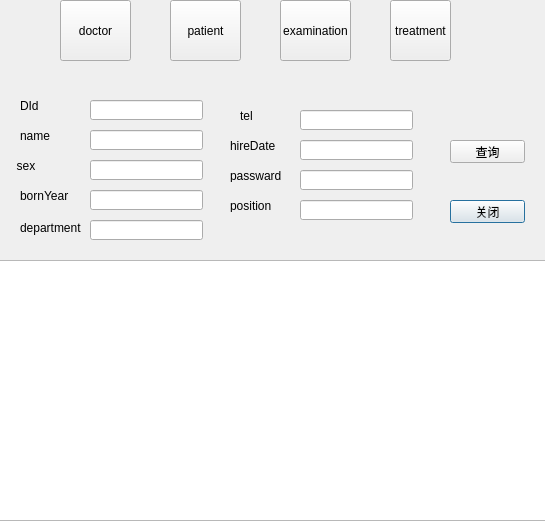
<?xml version="1.0" encoding="UTF-8"?>
<ui version="4.0">
 <class>SearchView</class>
 <widget class="QDialog" name="SearchView">
  <property name="geometry">
   <rect>
    <x>0</x>
    <y>0</y>
    <width>545</width>
    <height>521</height>
   </rect>
  </property>
  <property name="windowTitle">
   <string>Dialog</string>
  </property>
  <property name="styleSheet">
   <string notr="true"/>
  </property>
  <widget class="QStackedWidget" name="stackedWidget">
   <property name="geometry">
    <rect>
     <x>0</x>
     <y>80</y>
     <width>551</width>
     <height>181</height>
    </rect>
   </property>
   <property name="styleSheet">
    <string notr="true"/>
   </property>
   <property name="currentIndex">
    <number>0</number>
   </property>
   <widget class="QWidget" name="page">
    <widget class="QLabel" name="label">
     <property name="geometry">
      <rect>
       <x>20</x>
       <y>20</y>
       <width>54</width>
       <height>12</height>
      </rect>
     </property>
     <property name="text">
      <string>DId</string>
     </property>
    </widget>
    <widget class="QLabel" name="label_2">
     <property name="geometry">
      <rect>
       <x>20</x>
       <y>50</y>
       <width>54</width>
       <height>12</height>
      </rect>
     </property>
     <property name="text">
      <string>name</string>
     </property>
    </widget>
    <widget class="QLabel" name="label_3">
     <property name="geometry">
      <rect>
       <x>10</x>
       <y>80</y>
       <width>54</width>
       <height>12</height>
      </rect>
     </property>
     <property name="text">
      <string>  sex</string>
     </property>
    </widget>
    <widget class="QLabel" name="label_4">
     <property name="geometry">
      <rect>
       <x>20</x>
       <y>110</y>
       <width>54</width>
       <height>12</height>
      </rect>
     </property>
     <property name="text">
      <string>bornYear</string>
     </property>
    </widget>
    <widget class="QLineEdit" name="lineEdit_DId">
     <property name="geometry">
      <rect>
       <x>90</x>
       <y>20</y>
       <width>113</width>
       <height>20</height>
      </rect>
     </property>
    </widget>
    <widget class="QLineEdit" name="lineEdit_name">
     <property name="geometry">
      <rect>
       <x>90</x>
       <y>50</y>
       <width>113</width>
       <height>20</height>
      </rect>
     </property>
    </widget>
    <widget class="QLineEdit" name="lineEdit_sex">
     <property name="geometry">
      <rect>
       <x>90</x>
       <y>80</y>
       <width>113</width>
       <height>20</height>
      </rect>
     </property>
    </widget>
    <widget class="QLineEdit" name="lineEdit_bornYear">
     <property name="geometry">
      <rect>
       <x>90</x>
       <y>110</y>
       <width>113</width>
       <height>20</height>
      </rect>
     </property>
    </widget>
    <widget class="QLineEdit" name="lineEdit_department">
     <property name="geometry">
      <rect>
       <x>90</x>
       <y>140</y>
       <width>113</width>
       <height>20</height>
      </rect>
     </property>
    </widget>
    <widget class="QLabel" name="label_5">
     <property name="geometry">
      <rect>
       <x>20</x>
       <y>140</y>
       <width>61</width>
       <height>16</height>
      </rect>
     </property>
     <property name="text">
      <string>department</string>
     </property>
    </widget>
    <widget class="QLabel" name="label_6">
     <property name="geometry">
      <rect>
       <x>240</x>
       <y>30</y>
       <width>54</width>
       <height>12</height>
      </rect>
     </property>
     <property name="text">
      <string>tel</string>
     </property>
    </widget>
    <widget class="QLabel" name="label_7">
     <property name="geometry">
      <rect>
       <x>230</x>
       <y>60</y>
       <width>54</width>
       <height>12</height>
      </rect>
     </property>
     <property name="text">
      <string>hireDate</string>
     </property>
    </widget>
    <widget class="QLabel" name="label_8">
     <property name="geometry">
      <rect>
       <x>230</x>
       <y>90</y>
       <width>54</width>
       <height>12</height>
      </rect>
     </property>
     <property name="text">
      <string>passward</string>
     </property>
    </widget>
    <widget class="QLabel" name="label_9">
     <property name="geometry">
      <rect>
       <x>230</x>
       <y>120</y>
       <width>54</width>
       <height>12</height>
      </rect>
     </property>
     <property name="text">
      <string>position</string>
     </property>
    </widget>
    <widget class="QLineEdit" name="lineEdit_position">
     <property name="geometry">
      <rect>
       <x>300</x>
       <y>120</y>
       <width>113</width>
       <height>20</height>
      </rect>
     </property>
    </widget>
    <widget class="QLineEdit" name="lineEdit_passward">
     <property name="geometry">
      <rect>
       <x>300</x>
       <y>90</y>
       <width>113</width>
       <height>20</height>
      </rect>
     </property>
    </widget>
    <widget class="QLineEdit" name="lineEdit_hireDate">
     <property name="geometry">
      <rect>
       <x>300</x>
       <y>60</y>
       <width>113</width>
       <height>20</height>
      </rect>
     </property>
    </widget>
    <widget class="QLineEdit" name="lineEdit_tel">
     <property name="geometry">
      <rect>
       <x>300</x>
       <y>30</y>
       <width>113</width>
       <height>20</height>
      </rect>
     </property>
    </widget>
    <widget class="QPushButton" name="pushButton_2">
     <property name="geometry">
      <rect>
       <x>450</x>
       <y>120</y>
       <width>75</width>
       <height>23</height>
      </rect>
     </property>
     <property name="text">
      <string>关闭</string>
     </property>
    </widget>
    <widget class="QPushButton" name="pushButton">
     <property name="geometry">
      <rect>
       <x>450</x>
       <y>60</y>
       <width>75</width>
       <height>23</height>
      </rect>
     </property>
     <property name="text">
      <string>查询</string>
     </property>
    </widget>
   </widget>
   <widget class="QWidget" name="page_4">
    <widget class="QLabel" name="label_21">
     <property name="geometry">
      <rect>
       <x>30</x>
       <y>20</y>
       <width>54</width>
       <height>12</height>
      </rect>
     </property>
     <property name="text">
      <string>DId</string>
     </property>
    </widget>
    <widget class="QLabel" name="label_22">
     <property name="geometry">
      <rect>
       <x>30</x>
       <y>60</y>
       <width>54</width>
       <height>20</height>
      </rect>
     </property>
     <property name="text">
      <string>PId</string>
     </property>
    </widget>
    <widget class="QLabel" name="label_23">
     <property name="geometry">
      <rect>
       <x>20</x>
       <y>100</y>
       <width>71</width>
       <height>16</height>
      </rect>
     </property>
     <property name="text">
      <string>disesseName</string>
     </property>
    </widget>
    <widget class="QLabel" name="label_24">
     <property name="geometry">
      <rect>
       <x>250</x>
       <y>20</y>
       <width>71</width>
       <height>16</height>
      </rect>
     </property>
     <property name="text">
      <string>description</string>
     </property>
    </widget>
    <widget class="QLabel" name="label_25">
     <property name="geometry">
      <rect>
       <x>250</x>
       <y>60</y>
       <width>81</width>
       <height>16</height>
      </rect>
     </property>
     <property name="text">
      <string>prescription</string>
     </property>
    </widget>
    <widget class="QLabel" name="label_26">
     <property name="geometry">
      <rect>
       <x>250</x>
       <y>100</y>
       <width>54</width>
       <height>12</height>
      </rect>
     </property>
     <property name="text">
      <string>date</string>
     </property>
    </widget>
    <widget class="QLineEdit" name="lineEdit_did">
     <property name="geometry">
      <rect>
       <x>110</x>
       <y>20</y>
       <width>113</width>
       <height>20</height>
      </rect>
     </property>
    </widget>
    <widget class="QLineEdit" name="lineEdit_pid">
     <property name="geometry">
      <rect>
       <x>110</x>
       <y>60</y>
       <width>113</width>
       <height>20</height>
      </rect>
     </property>
    </widget>
    <widget class="QLineEdit" name="lineEdit_diseaseName">
     <property name="geometry">
      <rect>
       <x>110</x>
       <y>100</y>
       <width>113</width>
       <height>20</height>
      </rect>
     </property>
    </widget>
    <widget class="QLineEdit" name="lineEdit_description">
     <property name="geometry">
      <rect>
       <x>350</x>
       <y>20</y>
       <width>113</width>
       <height>20</height>
      </rect>
     </property>
    </widget>
    <widget class="QLineEdit" name="lineEdit_prescription">
     <property name="geometry">
      <rect>
       <x>350</x>
       <y>60</y>
       <width>113</width>
       <height>20</height>
      </rect>
     </property>
    </widget>
    <widget class="QLineEdit" name="lineEdit_date">
     <property name="geometry">
      <rect>
       <x>350</x>
       <y>100</y>
       <width>113</width>
       <height>20</height>
      </rect>
     </property>
    </widget>
    <widget class="QPushButton" name="pushButton_7">
     <property name="geometry">
      <rect>
       <x>130</x>
       <y>140</y>
       <width>75</width>
       <height>23</height>
      </rect>
     </property>
     <property name="text">
      <string>查询</string>
     </property>
    </widget>
    <widget class="QPushButton" name="pushButton_8">
     <property name="geometry">
      <rect>
       <x>270</x>
       <y>140</y>
       <width>75</width>
       <height>23</height>
      </rect>
     </property>
     <property name="text">
      <string>关闭</string>
     </property>
    </widget>
   </widget>
   <widget class="QWidget" name="page_2">
    <widget class="QLabel" name="label_10">
     <property name="geometry">
      <rect>
       <x>40</x>
       <y>30</y>
       <width>54</width>
       <height>12</height>
      </rect>
     </property>
     <property name="text">
      <string>pid</string>
     </property>
    </widget>
    <widget class="QLabel" name="label_11">
     <property name="geometry">
      <rect>
       <x>40</x>
       <y>70</y>
       <width>54</width>
       <height>12</height>
      </rect>
     </property>
     <property name="text">
      <string>name</string>
     </property>
    </widget>
    <widget class="QLabel" name="label_12">
     <property name="geometry">
      <rect>
       <x>40</x>
       <y>110</y>
       <width>54</width>
       <height>12</height>
      </rect>
     </property>
     <property name="text">
      <string>tel</string>
     </property>
    </widget>
    <widget class="QLabel" name="label_13">
     <property name="geometry">
      <rect>
       <x>240</x>
       <y>30</y>
       <width>54</width>
       <height>12</height>
      </rect>
     </property>
     <property name="text">
      <string>bornYear</string>
     </property>
    </widget>
    <widget class="QLabel" name="label_14">
     <property name="geometry">
      <rect>
       <x>240</x>
       <y>70</y>
       <width>54</width>
       <height>12</height>
      </rect>
     </property>
     <property name="text">
      <string>passward</string>
     </property>
    </widget>
    <widget class="QLabel" name="label_15">
     <property name="geometry">
      <rect>
       <x>240</x>
       <y>110</y>
       <width>54</width>
       <height>12</height>
      </rect>
     </property>
     <property name="text">
      <string>sex</string>
     </property>
    </widget>
    <widget class="QLineEdit" name="lineEdit_PID">
     <property name="geometry">
      <rect>
       <x>110</x>
       <y>30</y>
       <width>113</width>
       <height>20</height>
      </rect>
     </property>
    </widget>
    <widget class="QLineEdit" name="lineEdit_NAME">
     <property name="geometry">
      <rect>
       <x>110</x>
       <y>70</y>
       <width>113</width>
       <height>20</height>
      </rect>
     </property>
    </widget>
    <widget class="QLineEdit" name="lineEdit_TEL">
     <property name="geometry">
      <rect>
       <x>110</x>
       <y>110</y>
       <width>113</width>
       <height>20</height>
      </rect>
     </property>
    </widget>
    <widget class="QLineEdit" name="lineEdit_BORNYEAR">
     <property name="geometry">
      <rect>
       <x>300</x>
       <y>30</y>
       <width>113</width>
       <height>20</height>
      </rect>
     </property>
    </widget>
    <widget class="QLineEdit" name="lineEdit_PASSWARD">
     <property name="geometry">
      <rect>
       <x>300</x>
       <y>70</y>
       <width>113</width>
       <height>20</height>
      </rect>
     </property>
    </widget>
    <widget class="QLineEdit" name="lineEdit_SEX">
     <property name="geometry">
      <rect>
       <x>300</x>
       <y>110</y>
       <width>113</width>
       <height>20</height>
      </rect>
     </property>
    </widget>
    <widget class="QPushButton" name="pushButton_3">
     <property name="geometry">
      <rect>
       <x>450</x>
       <y>50</y>
       <width>75</width>
       <height>23</height>
      </rect>
     </property>
     <property name="text">
      <string>查询</string>
     </property>
    </widget>
    <widget class="QPushButton" name="pushButton_4">
     <property name="geometry">
      <rect>
       <x>450</x>
       <y>100</y>
       <width>75</width>
       <height>23</height>
      </rect>
     </property>
     <property name="text">
      <string>关闭</string>
     </property>
    </widget>
   </widget>
   <widget class="QWidget" name="page_3">
    <widget class="QLabel" name="label_16">
     <property name="geometry">
      <rect>
       <x>40</x>
       <y>30</y>
       <width>54</width>
       <height>12</height>
      </rect>
     </property>
     <property name="text">
      <string>DId</string>
     </property>
    </widget>
    <widget class="QLabel" name="label_17">
     <property name="geometry">
      <rect>
       <x>40</x>
       <y>70</y>
       <width>51</width>
       <height>20</height>
      </rect>
     </property>
     <property name="text">
      <string>PId</string>
     </property>
    </widget>
    <widget class="QLabel" name="label_18">
     <property name="geometry">
      <rect>
       <x>40</x>
       <y>110</y>
       <width>54</width>
       <height>20</height>
      </rect>
     </property>
     <property name="text">
      <string>VId</string>
     </property>
    </widget>
    <widget class="QLabel" name="label_19">
     <property name="geometry">
      <rect>
       <x>320</x>
       <y>30</y>
       <width>54</width>
       <height>12</height>
      </rect>
     </property>
     <property name="text">
      <string>value</string>
     </property>
    </widget>
    <widget class="QLabel" name="label_20">
     <property name="geometry">
      <rect>
       <x>320</x>
       <y>70</y>
       <width>54</width>
       <height>12</height>
      </rect>
     </property>
     <property name="text">
      <string>date</string>
     </property>
    </widget>
    <widget class="QLineEdit" name="lineEdit_diD">
     <property name="geometry">
      <rect>
       <x>110</x>
       <y>30</y>
       <width>113</width>
       <height>20</height>
      </rect>
     </property>
    </widget>
    <widget class="QLineEdit" name="lineEdit_piD">
     <property name="geometry">
      <rect>
       <x>110</x>
       <y>70</y>
       <width>113</width>
       <height>20</height>
      </rect>
     </property>
    </widget>
    <widget class="QLineEdit" name="lineEdit_viD">
     <property name="geometry">
      <rect>
       <x>110</x>
       <y>110</y>
       <width>113</width>
       <height>20</height>
      </rect>
     </property>
    </widget>
    <widget class="QLineEdit" name="lineEdit_valuE">
     <property name="geometry">
      <rect>
       <x>370</x>
       <y>30</y>
       <width>113</width>
       <height>20</height>
      </rect>
     </property>
    </widget>
    <widget class="QLineEdit" name="lineEdit_datE">
     <property name="geometry">
      <rect>
       <x>370</x>
       <y>70</y>
       <width>113</width>
       <height>20</height>
      </rect>
     </property>
    </widget>
    <widget class="QPushButton" name="pushButton_5">
     <property name="geometry">
      <rect>
       <x>320</x>
       <y>110</y>
       <width>75</width>
       <height>23</height>
      </rect>
     </property>
     <property name="text">
      <string>查询</string>
     </property>
    </widget>
    <widget class="QPushButton" name="pushButton_6">
     <property name="geometry">
      <rect>
       <x>420</x>
       <y>110</y>
       <width>75</width>
       <height>23</height>
      </rect>
     </property>
     <property name="text">
      <string>关闭</string>
     </property>
    </widget>
   </widget>
  </widget>
  <widget class="QToolButton" name="DoctortoolButton">
   <property name="geometry">
    <rect>
     <x>60</x>
     <y>0</y>
     <width>71</width>
     <height>61</height>
    </rect>
   </property>
   <property name="mouseTracking">
    <bool>false</bool>
   </property>
   <property name="styleSheet">
    <string notr="true"/>
   </property>
   <property name="text">
    <string>doctor</string>
   </property>
   <property name="iconSize">
    <size>
     <width>50</width>
     <height>40</height>
    </size>
   </property>
   <property name="toolButtonStyle">
    <enum>Qt::ToolButtonTextUnderIcon</enum>
   </property>
  </widget>
  <widget class="QToolButton" name="PatienttoolButton">
   <property name="geometry">
    <rect>
     <x>170</x>
     <y>0</y>
     <width>71</width>
     <height>61</height>
    </rect>
   </property>
   <property name="text">
    <string>patient</string>
   </property>
   <property name="iconSize">
    <size>
     <width>50</width>
     <height>40</height>
    </size>
   </property>
   <property name="toolButtonStyle">
    <enum>Qt::ToolButtonTextUnderIcon</enum>
   </property>
  </widget>
  <widget class="QToolButton" name="ExaminationtoolButton">
   <property name="geometry">
    <rect>
     <x>280</x>
     <y>0</y>
     <width>71</width>
     <height>61</height>
    </rect>
   </property>
   <property name="text">
    <string>examination</string>
   </property>
   <property name="iconSize">
    <size>
     <width>50</width>
     <height>42</height>
    </size>
   </property>
   <property name="toolButtonStyle">
    <enum>Qt::ToolButtonTextUnderIcon</enum>
   </property>
  </widget>
  <widget class="QToolButton" name="TreatmenttoolButton">
   <property name="geometry">
    <rect>
     <x>390</x>
     <y>0</y>
     <width>61</width>
     <height>61</height>
    </rect>
   </property>
   <property name="text">
    <string>treatment</string>
   </property>
   <property name="iconSize">
    <size>
     <width>50</width>
     <height>40</height>
    </size>
   </property>
   <property name="toolButtonStyle">
    <enum>Qt::ToolButtonTextUnderIcon</enum>
   </property>
  </widget>
  <widget class="QTableView" name="tableView">
   <property name="geometry">
    <rect>
     <x>-5</x>
     <y>260</y>
     <width>551</width>
     <height>261</height>
    </rect>
   </property>
  </widget>
 </widget>
 <resources/>
 <connections>
  <connection>
   <sender>pushButton_2</sender>
   <signal>clicked()</signal>
   <receiver>SearchView</receiver>
   <slot>close()</slot>
   <hints>
    <hint type="sourcelabel">
     <x>317</x>
     <y>111</y>
    </hint>
    <hint type="destinationlabel">
     <x>199</x>
     <y>149</y>
    </hint>
   </hints>
  </connection>
  <connection>
   <sender>pushButton_4</sender>
   <signal>clicked()</signal>
   <receiver>SearchView</receiver>
   <slot>close()</slot>
   <hints>
    <hint type="sourcelabel">
     <x>477</x>
     <y>181</y>
    </hint>
    <hint type="destinationlabel">
     <x>272</x>
     <y>260</y>
    </hint>
   </hints>
  </connection>
  <connection>
   <sender>pushButton_6</sender>
   <signal>clicked()</signal>
   <receiver>SearchView</receiver>
   <slot>close()</slot>
   <hints>
    <hint type="sourcelabel">
     <x>457</x>
     <y>201</y>
    </hint>
    <hint type="destinationlabel">
     <x>272</x>
     <y>260</y>
    </hint>
   </hints>
  </connection>
  <connection>
   <sender>pushButton_8</sender>
   <signal>clicked()</signal>
   <receiver>SearchView</receiver>
   <slot>close()</slot>
   <hints>
    <hint type="sourcelabel">
     <x>297</x>
     <y>231</y>
    </hint>
    <hint type="destinationlabel">
     <x>272</x>
     <y>260</y>
    </hint>
   </hints>
  </connection>
 </connections>
</ui>
